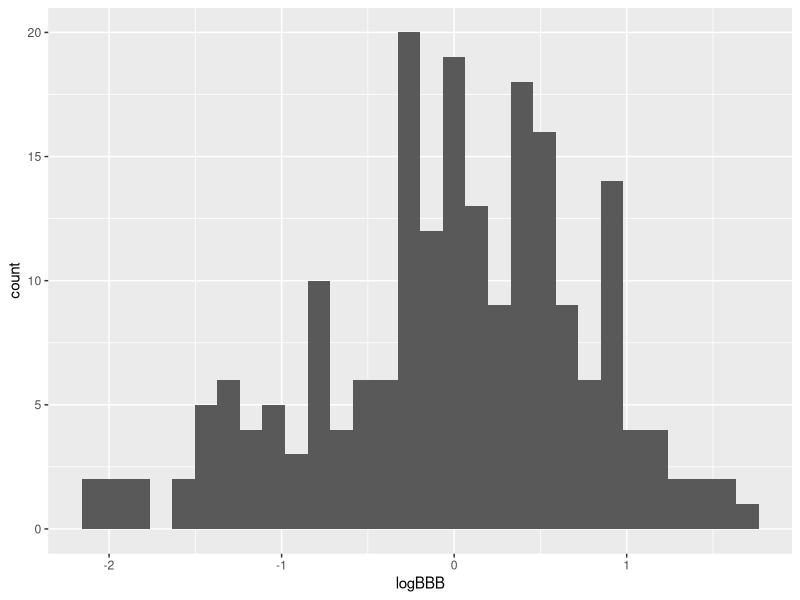
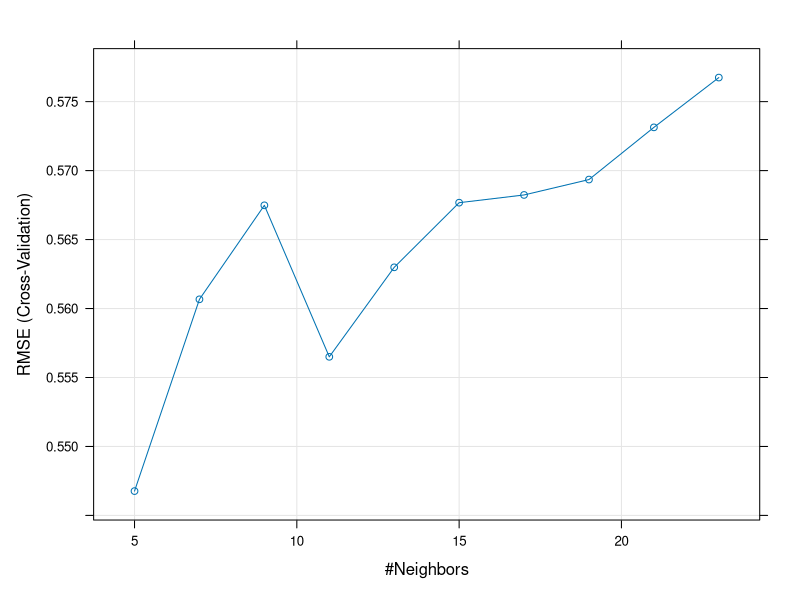
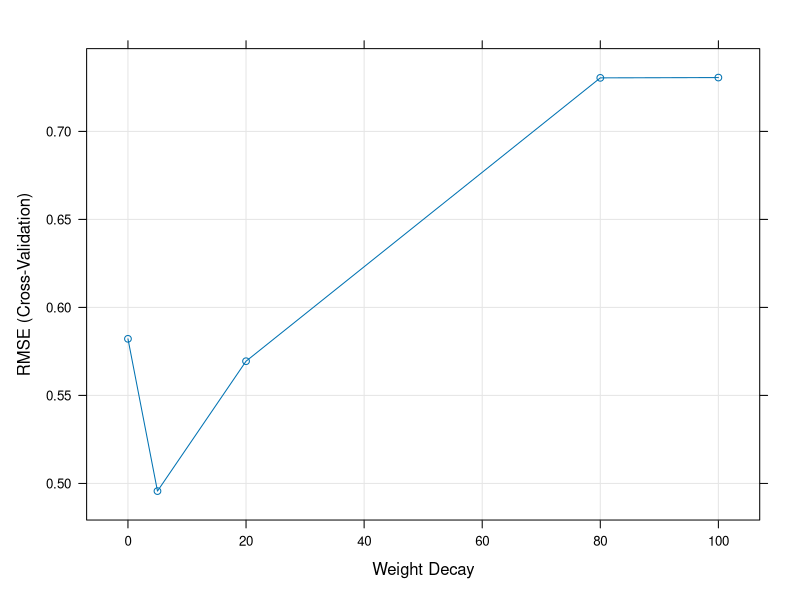
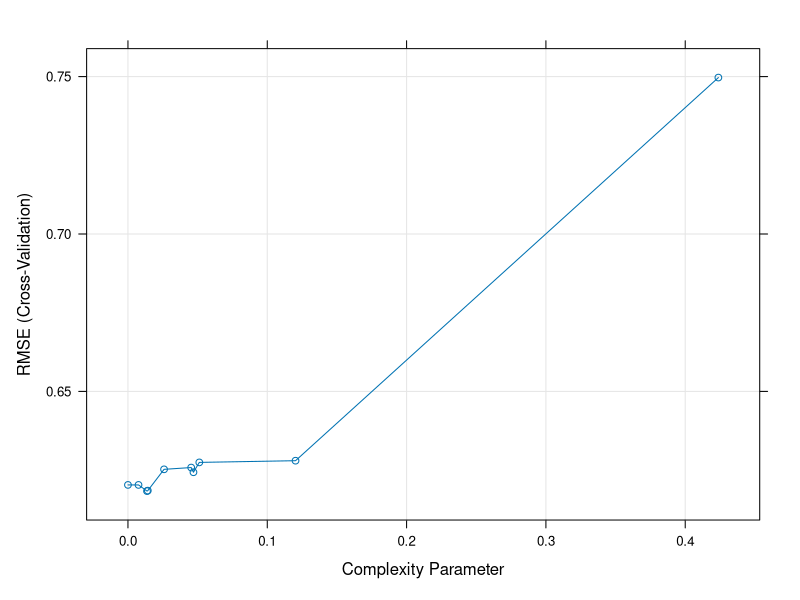

Recreate these plots in R, in order.
## ---- chunk 1
knitr::opts_chunk$set(echo = FALSE)
## ---- chunk 2

library(tidyverse)
library(caret)
library(dplyr)
library(e1071)

## ---- chunk 3
data(BloodBrain)
logBBB_df=data.frame(logBBB)
ggplot(logBBB_df,aes(x=logBBB))+geom_histogram()
#skewness(logBBB_df$logBBB)
## ---- chunk 4
set.seed(10)

blood_brain = cbind(bbbDescr, logBBB)

blood_brain_var <- nearZeroVar(blood_brain)
blood_brain_collinear <- findLinearCombos(cov(blood_brain))$remove
blood_brain_main <- blood_brain[, -c(blood_brain_var, blood_brain_collinear)]


training <- blood_brain_main$logBBB %>%
  createDataPartition(p = 0.6, list = FALSE)
blood_brain_main_train  <- blood_brain_main[training, ]
blood_brain_main_test <- blood_brain_main[-training, ]


folds <- createFolds(blood_brain_main$logBBB, k = 10, returnTrain = TRUE)
ctrl <- trainControl(method = "cv", index = folds)

## ---- chunk 5

#lmTuneFiltered <- train(x = blood_brain_processed_train_data,
#                        y = blood_brain_processed_train_data$logBBB,
#                        method = "lm",
#                        trControl = ctrl)

linear_regression_model = lm(logBBB ~., data = blood_brain_main_train)
predictions = linear_regression_model %>% predict(blood_brain_main_test)
RMSE = RMSE(predictions, blood_brain_main_test$logBBB)

RMSE

## ---- chunk 6

set.seed(12)
regressionTree <- train(
  logBBB ~., data = blood_brain_main_train, method = "rpart",
  trControl = trainControl("cv", number = 10),
  tuneLength = 10)

predictions <- regressionTree %>% predict(blood_brain_main_test)
#head(predictions)
# Compute the prediction error RMSE
RMSE(predictions, blood_brain_main_test$logBBB)


## ---- chunk 7
nnetGrid <- expand.grid(
decay = c(0.0, 5.0, 20.0, 80.0, 100.0),size = c(3),bag = FALSE)
set.seed(100)
avNNet_model <- train(logBBB ~., data = blood_brain_main_train,
                        method = "avNNet",
                        repeats = 3,
                        tuneGrid = nnetGrid,
                        trControl = trainControl("cv", number = 10),
                        preProc = c("center", "scale"),
                        linout = TRUE,
                        trace = FALSE)

predictions <- avNNet_model %>% predict(blood_brain_main_test)

RMSE(predictions, blood_brain_main_test$logBBB)

## ---- chunk 8
set.seed(123)
modelknn <- train(
  logBBB~., data = blood_brain_main_train, method = "knn",
  trControl = trainControl("cv", number = 10),
  preProcess = c("center","scale","BoxCox"),
  tuneLength = 10)

# Make predictions on the test data
predictions <- modelknn %>% predict(blood_brain_main_test)
#head(predictions)
# Compute the prediction error RMSE
RMSE(predictions, blood_brain_main_test$logBBB)


## ---- chunk 9
plot(modelknn)
plot(avNNet_model)
plot(regressionTree)
